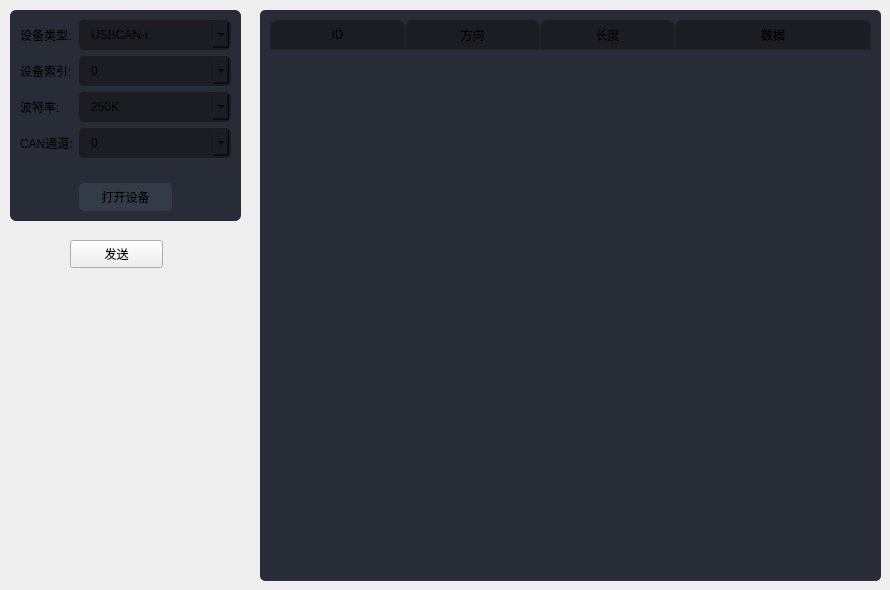
                  <widget class="QWidget" name="page_device">
                   <property name="styleSheet">
                    <string notr="true">QFrame {
	background-color: rgb(39, 44, 54);
	border-radius: 6px;
	/*font-family:&quot;Segoe UI&quot;;*/
}
QFrame QComboBox{
	background-color: rgb(27, 29, 35);
	border-radius: 5px;
	border: 2px solid rgb(27, 29, 35);
	padding: 5px;
	padding-left: 10px;
}
QComboBox:hover{
	border: 2px solid rgb(64, 71, 88);
}
QFrame QComboBox:disabled{
	background-color: rgb(57, 65, 80);
}
QFrame QComboBox QAbstractItemView {
	color: rgb(85, 170, 255);	
	background-color: rgb(27, 29, 35);
	padding: 10px;
	selection-background-color: rgb(39, 44, 54);
}
QFrame QPushButton {
	border: 2px solid rgb(52, 59, 72);
	border-radius: 5px;	
	background-color: rgb(52, 59, 72);
}
QFrame QPushButton:hover {
	background-color: rgb(57, 65, 80);
	border: 2px solid rgb(61, 70, 86);
}
QFrame QPushButton:pressed {	
	background-color: rgb(35, 40, 49);
	border: 2px solid rgb(43, 50, 61);
}
</string>
                   </property>
                   <widget class="QFrame" name="frame_4">
                    <property name="geometry">
                     <rect>
                      <x>10</x>
                      <y>10</y>
                      <width>231</width>
                      <height>211</height>
                     </rect>
                    </property>
                    <property name="frameShape">
                     <enum>QFrame::StyledPanel</enum>
                    </property>
                    <property name="frameShadow">
                     <enum>QFrame::Raised</enum>
                    </property>
                    <widget class="QWidget" name="layoutWidget">
                     <property name="geometry">
                      <rect>
                       <x>10</x>
                       <y>10</y>
                       <width>211</width>
                       <height>191</height>
                      </rect>
                     </property>
                     <layout class="QVBoxLayout" name="verticalLayout_12">
                      <item>
                       <layout class="QFormLayout" name="formLayout">
                        <item row="0" column="0">
                         <widget class="QLabel" name="DeviceType_lb">
                          <property name="font">
                           <font>
                            <family>Segoe UI</family>
                           </font>
                          </property>
                          <property name="text">
                           <string>设备类型:</string>
                          </property>
                         </widget>
                        </item>
                        <item row="0" column="1">
                         <widget class="QComboBox" name="DeviceType_cbb">
                          <item>
                           <property name="text">
                            <string>USBCAN-I</string>
                           </property>
                          </item>
                          <item>
                           <property name="text">
                            <string>USBCAN-II</string>
                           </property>
                          </item>
                         </widget>
                        </item>
                        <item row="1" column="0">
                         <widget class="QLabel" name="DeviceIndex_lb">
                          <property name="font">
                           <font>
                            <family>Segoe UI</family>
                           </font>
                          </property>
                          <property name="text">
                           <string>设备索引:</string>
                          </property>
                         </widget>
                        </item>
                        <item row="1" column="1">
                         <widget class="QComboBox" name="DeviceIndex_cbb">
                          <item>
                           <property name="text">
                            <string>0</string>
                           </property>
                          </item>
                          <item>
                           <property name="text">
                            <string>1</string>
                           </property>
                          </item>
                          <item>
                           <property name="text">
                            <string>2</string>
                           </property>
                          </item>
                          <item>
                           <property name="text">
                            <string>3</string>
                           </property>
                          </item>
                         </widget>
                        </item>
                        <item row="2" column="0">
                         <widget class="QLabel" name="Baud_lb">
                          <property name="font">
                           <font>
                            <family>Segoe UI</family>
                           </font>
                          </property>
                          <property name="text">
                           <string>波特率:</string>
                          </property>
                         </widget>
                        </item>
                        <item row="2" column="1">
                         <widget class="QComboBox" name="Baud_cbb">
                          <item>
                           <property name="text">
                            <string>250K</string>
                           </property>
                          </item>
                          <item>
                           <property name="text">
                            <string>500K</string>
                           </property>
                          </item>
                         </widget>
                        </item>
                        <item row="3" column="0">
                         <widget class="QLabel" name="CanChannel_lb">
                          <property name="font">
                           <font>
                            <family>Segoe UI</family>
                           </font>
                          </property>
                          <property name="text">
                           <string>CAN通道:</string>
                          </property>
                         </widget>
                        </item>
                        <item row="3" column="1">
                         <widget class="QComboBox" name="CanChannel_cbb">
                          <item>
                           <property name="text">
                            <string>0</string>
                           </property>
                          </item>
                          <item>
                           <property name="text">
                            <string>1</string>
                           </property>
                          </item>
                          <item>
                           <property name="text">
                            <string>0和1</string>
                           </property>
                          </item>
                         </widget>
                        </item>
                       </layout>
                      </item>
                      <item>
                       <layout class="QHBoxLayout" name="horizontalLayout_13">
                        <item>
                         <widget class="QPushButton" name="OpenDevice_Btn">
                          <property name="sizePolicy">
                           <sizepolicy hsizetype="Fixed" vsizetype="Fixed">
                            <horstretch>0</horstretch>
                            <verstretch>0</verstretch>
                           </sizepolicy>
                          </property>
                          <property name="minimumSize">
                           <size>
                            <width>93</width>
                            <height>28</height>
                           </size>
                          </property>
                          <property name="maximumSize">
                           <size>
                            <width>93</width>
                            <height>28</height>
                           </size>
                          </property>
                          <property name="text">
                           <string>打开设备</string>
                          </property>
                         </widget>
                        </item>
                       </layout>
                      </item>
                     </layout>
                    </widget>
                   </widget>
                   <widget class="QPushButton" name="CanTransClick_Btn">
                    <property name="geometry">
                     <rect>
                      <x>70</x>
                      <y>240</y>
                      <width>93</width>
                      <height>28</height>
                     </rect>
                    </property>
                    <property name="sizePolicy">
                     <sizepolicy hsizetype="Fixed" vsizetype="Fixed">
                      <horstretch>0</horstretch>
                      <verstretch>0</verstretch>
                     </sizepolicy>
                    </property>
                    <property name="minimumSize">
                     <size>
                      <width>93</width>
                      <height>28</height>
                     </size>
                    </property>
                    <property name="maximumSize">
                     <size>
                      <width>93</width>
                      <height>28</height>
                     </size>
                    </property>
                    <property name="text">
                     <string>发送</string>
                    </property>
                   </widget>
                   <widget class="QTableWidget" name="MsgShow_tblw">
                    <property name="geometry">
                     <rect>
                      <x>260</x>
                      <y>10</y>
                      <width>621</width>
                      <height>571</height>
                     </rect>
                    </property>
                    <property name="styleSheet">
                     <string notr="true">QTableWidget {	
	background-color: rgb(39, 44, 54);
	padding: 10px;
	border-radius: 5px;
	gridline-color: rgb(44, 49, 60);
	border-bottom: 1px solid rgb(44, 49, 60);
}
QTableWidget::item{
	border-color: rgb(44, 49, 60);
	padding-left: 5px;
	padding-right: 5px;
	gridline-color: rgb(44, 49, 60);
}
QTableWidget::item:selected{
	background-color: rgb(85, 170, 255);
}
QScrollBar:horizontal {
    border: none;
    background: rgb(52, 59, 72);
    height: 14px;
    margin: 0px 21px 0 21px;
	border-radius: 0px;
}
 QScrollBar:vertical {
	border: none;
    background: rgb(52, 59, 72);
    width: 14px;
    margin: 21px 0 21px 0;
	border-radius: 0px;
 }
QHeaderView::section{
	Background-color: rgb(39, 44, 54);
	max-width: 30px;
	border: 1px solid rgb(44, 49, 60);
	border-style: none;
    border-bottom: 1px solid rgb(44, 49, 60);
    border-right: 1px solid rgb(44, 49, 60);
}

QTableWidget::horizontalHeader {	
	background-color: rgb(81, 255, 0);
}
QHeaderView::section:horizontal
{
    border: 1px solid rgb(32, 34, 42);
	background-color: rgb(27, 29, 35);
	padding: 3px;
	border-top-left-radius: 7px;
    border-top-right-radius: 7px;
}
QHeaderView::section:vertical
{
    border: 1px solid rgb(44, 49, 60);
}</string>
                    </property>
                    <property name="sizeAdjustPolicy">
                     <enum>QAbstractScrollArea::AdjustToContents</enum>
                    </property>
                    <property name="autoScroll">
                     <bool>true</bool>
                    </property>
                    <property name="alternatingRowColors">
                     <bool>false</bool>
                    </property>
                    <attribute name="horizontalHeaderVisible">
                     <bool>true</bool>
                    </attribute>
                    <attribute name="horizontalHeaderCascadingSectionResizes">
                     <bool>false</bool>
                    </attribute>
                    <attribute name="horizontalHeaderDefaultSectionSize">
                     <number>135</number>
                    </attribute>
                    <attribute name="horizontalHeaderStretchLastSection">
                     <bool>true</bool>
                    </attribute>
                    <attribute name="verticalHeaderVisible">
                     <bool>false</bool>
                    </attribute>
                    <attribute name="verticalHeaderStretchLastSection">
                     <bool>false</bool>
                    </attribute>
                    <column>
                     <property name="text">
                      <string>ID</string>
                     </property>
                    </column>
                    <column>
                     <property name="text">
                      <string>方向</string>
                     </property>
                    </column>
                    <column>
                     <property name="text">
                      <string>长度</string>
                     </property>
                    </column>
                    <column>
                     <property name="text">
                      <string>数据</string>
                     </property>
                    </column>
                   </widget>
                  </widget>
